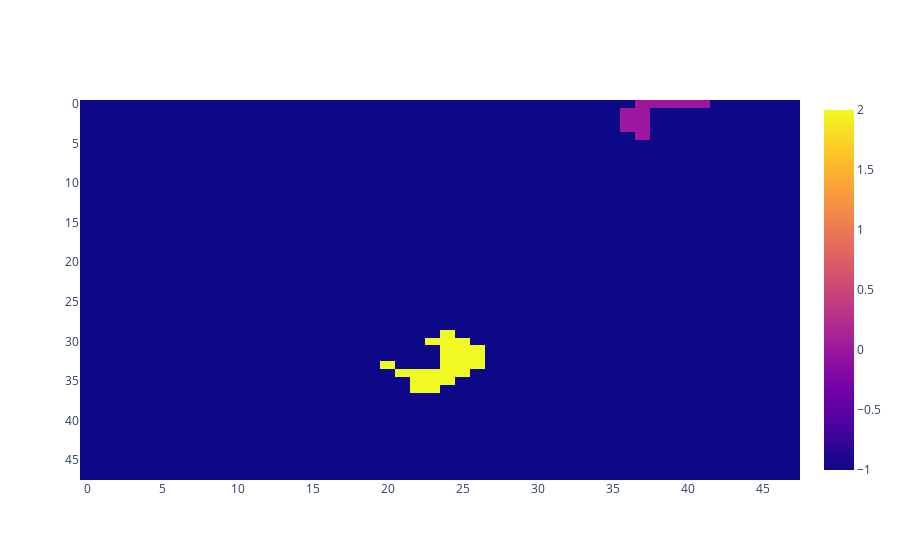

The notebook cell saved with this chart:
### Code cell
show_map_array(agent.master.game_state.board.lichen_strains)

### Figure 1 — Plotly figure (JSON) as saved in the notebook; plotly's stock layout.template omitted (floating-point values rounded to 4 significant figures; data arrays with more than 128 entries replaced by an {"elided": "..."} marker saying what was removed)
{"data": [{"type": "heatmap", "z": {"elided": "48x48 int values"}}], "layout": {"autosize": true, "xaxis": {"autorange": true, "range": [-0.5, 47.5]}, "yaxis": {"autorange": true, "range": [47.5, -0.5]}}}
